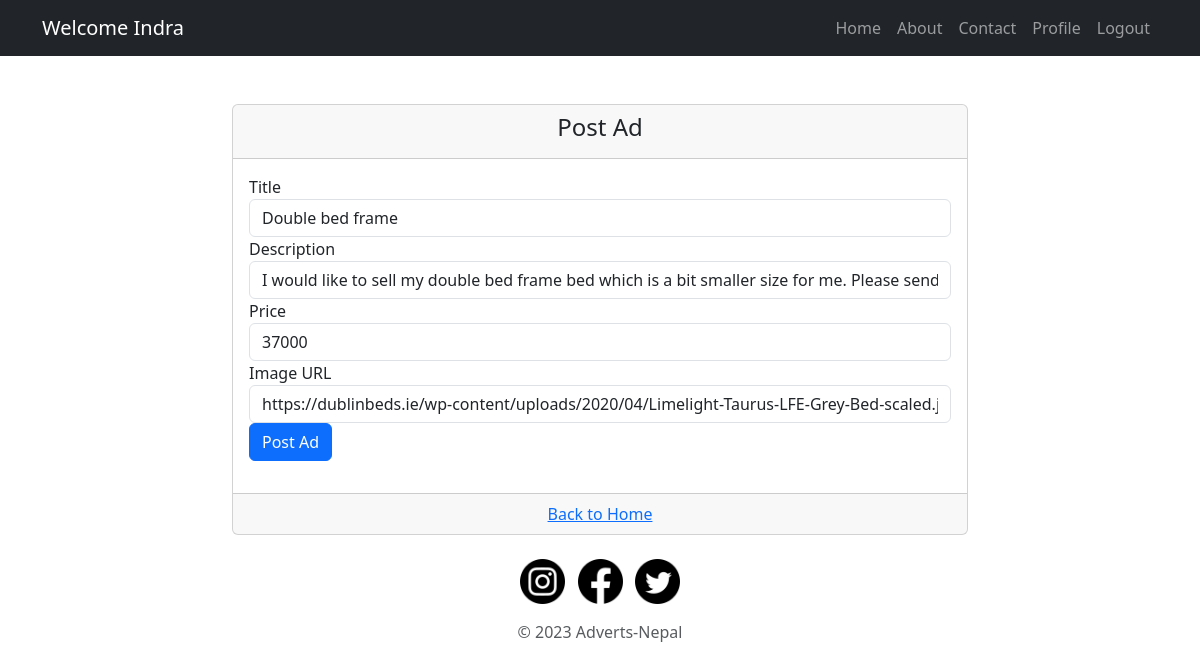
Screenshot of /edit-ad/8/8 (signed in) with the database file from the repository.
### main.py (models this page shows)
class User(db.Model, UserMixin):
    __tablename__ = "users"
    id = db.Column(db.Integer, primary_key=True)
    name = db.Column(db.String(250), nullable=False)
    contact_number = db.Column(db.Integer, nullable=False)
    email = db.Column(db.String(250), nullable=False)
    password = db.Column(db.String(250), nullable=False)
    posts = relationship('Ad', back_populates='author')
    comments = relationship('Comment', back_populates='comment_author')

class Ad(db.Model):
    __tablename__ = "ads"
    id = db.Column(db.Integer,primary_key=True)
    ad_title = db.Column(db.String(250), nullable=False)
    ad_price = db.Column(db.Integer, nullable=False)
    img_url = db.Column(db.String(250))
    description = db.Column(db.Text, nullable=False)
    author = relationship('User', back_populates='posts')
    author_id = db.Column(db.Integer, db.ForeignKey("users.id"))
    date = db.Column(db.String(250), nullable=False)
    comments = relationship("Comment", back_populates="parent_post")

### main.py (the view, shortened to what this page needs)
@app.route('/edit-ad/<int:post_id>/<int:author_id>', methods=['GET', 'POST'])
@author_only
def edit_ad(post_id,author_id):
    ad_to_be_edited = Ad.query.get(post_id)
    print(f'author id : ')
    print(f'current user : {current_user.id}')
    edit_form = Edit_form(
        ad_title=ad_to_be_edited.ad_title,
        ad_price=ad_to_be_edited.ad_price,
        image_url=ad_to_be_edited.img_url,
        ad_description=ad_to_be_edited.description,
    )
    return render_template('post.html', form=edit_form)

### main.py
class Edit_form(FlaskForm):
    ad_title = StringField('Title')
    ad_description = StringField('Description')
    ad_price = IntegerField('Price')
    image_url = StringField('Image URL')
    submit = SubmitField('Post Ad')

### main.py (called while the page is built)
def author_only(f):
    @wraps(f)
    def decorated_function(*args, **kwargs):
        print(f"author_id from author only decorator: {kwargs['author_id']}")
        if current_user.id != kwargs['author_id']:
            return abort(403)
        return f(*args,**kwargs)
    return decorated_function

@login_manager.user_loader
def load_user(user_id):
    return User.query.get(user_id)

### templates/post.html (shortened to what this page needs)
{% extends 'base.html' %}
{% import 'bootstrap/wtf.html' as wtf %}
{% block content %}
    <div class="container">
    <div class="row justify-content-center">
      <div class="col-lg-8 col-md-10 col-sm-12">
        <div class="card mt-5">
          <div class="card-header text-center">
            <h4>Post Ad</h4>
          </div>
          <div class="card-body">
            <form method="POST">
              {{ form.ad_title.label }} {{ form.ad_title(class="form-control") }}
              {{ form.ad_description.label }} {{ form.ad_description(class="form-control") }}
              {{ form.ad_price.label }} {{ form.ad_price(class="form-control") }}
              {{ form.image_url.label }} {{ form.image_url(class="form-control") }}
              <button type="submit" class="btn btn-primary btn-block">Post Ad</button>
            </form>
          </div>
          <div class="card-footer text-center">
            <a href="{{ url_for('home') }}">Back to Home</a>
          </div>
        </div>
      </div>
    </div>
  </div>
{% endblock %}

### templates/header.html (shortened to what this page needs)
<head>
<link href="/docs/5.3/dist/css/bootstrap.min.css" rel="stylesheet">
   <nav class="navbar navbar-expand-lg navbar-dark bg-dark">
    <div class="container">
      {% if current_user.is_authenticated: %}
      <a class="navbar-brand" href="#">Welcome {{current_user.name.split(' ')[0]}}</a>
      {% else %}
        <a class="navbar-brand" href="#">Welcome</a>
      {% endif %}
      <div class="collapse navbar-collapse" id="navbarNav">
        <ul class="navbar-nav ms-auto">
          <li class="nav-item">
            <a class="nav-link" href="{{url_for('home')}}">Home</a>
          </li>
          <li class="nav-item">
            <a class="nav-link" href="{{ url_for('about') }}">About</a>
          </li>
          <li class="nav-item">
            <a class="nav-link" href="#">Contact</a>
          </li>
            {% if current_user.is_authenticated: %}
          <li class="nav-item">
            <a class="nav-link" href="{{ url_for('get_profile') }}">Profile</a>
          </li>
            {% endif %}
            {% if current_user.is_authenticated: %}
          <li class="nav-item">
            <a class="nav-link" href="{{ url_for('logout') }}">Logout</a>
          </li>
            {% endif %}
        </ul>
      </div>
    </div>
  </nav>
  </head>

### rows the page displays
User: name "Indra"
Ad: ad_title "Double bed frame", ad_price "37000"
